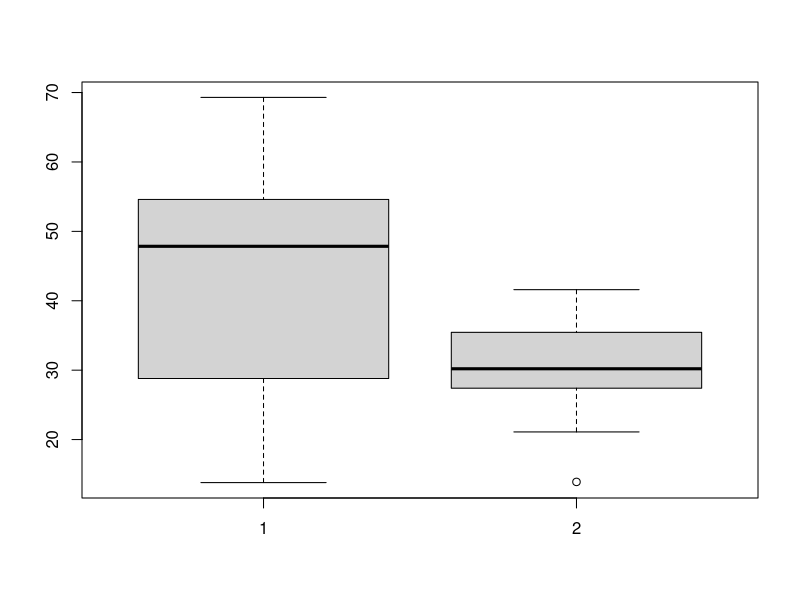

This chart was generated by the following R code:
Smokers<-c(69.3,56,22.1,47.6,53.2,48.1,52.7,34.4,60.2,43.8,23.2,13.8)
NoSmokers<-c(28.6,25.1,26.4,34.9,29.8,28.4,38.5,30.2,30.6,31.8,41.6,21.1,36.0,37.9,13.9)

#a)
MediaSmokers<-mean(Smokers)
MediaNoSmokers<-mean(NoSmokers)
MediaSmokers
MediaNoSmokers
#b)
DesviacionEstS<-sd(Smokers)
DesviacionEstNS<-sd(NoSmokers)
DesviacionEstS
DesviacionEstNS
#c)
boxplot(Smokers,NoSmokers)
#d)
#Los que fuman tardan mas en dormir.